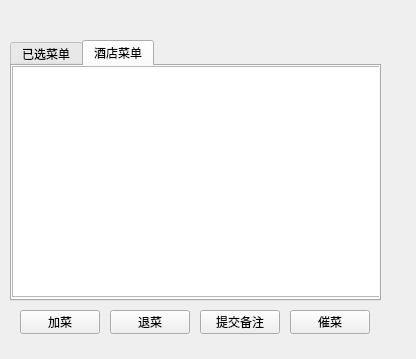
<?xml version="1.0" encoding="UTF-8"?>
<ui version="4.0">
 <class>Form1</class>
 <widget class="QWidget" name="Form1">
  <property name="geometry">
   <rect>
    <x>0</x>
    <y>0</y>
    <width>416</width>
    <height>359</height>
   </rect>
  </property>
  <property name="windowTitle">
   <string>Form</string>
  </property>
  <widget class="QTabWidget" name="tabWidget">
   <property name="geometry">
    <rect>
     <x>10</x>
     <y>40</y>
     <width>371</width>
     <height>261</height>
    </rect>
   </property>
   <property name="currentIndex">
    <number>1</number>
   </property>
   <widget class="QWidget" name="tab">
    <attribute name="title">
     <string>已选菜单</string>
    </attribute>
    <widget class="QTableWidget" name="tableWidget">
     <property name="geometry">
      <rect>
       <x>0</x>
       <y>0</y>
       <width>371</width>
       <height>231</height>
      </rect>
     </property>
     <attribute name="horizontalHeaderDefaultSectionSize">
      <number>90</number>
     </attribute>
    </widget>
   </widget>
   <widget class="QWidget" name="tab_2">
    <attribute name="title">
     <string>酒店菜单</string>
    </attribute>
    <widget class="QTableWidget" name="tableWidget_2">
     <property name="geometry">
      <rect>
       <x>0</x>
       <y>0</y>
       <width>371</width>
       <height>231</height>
      </rect>
     </property>
     <attribute name="horizontalHeaderDefaultSectionSize">
      <number>120</number>
     </attribute>
    </widget>
   </widget>
  </widget>
  <widget class="QPushButton" name="pushButton">
   <property name="geometry">
    <rect>
     <x>20</x>
     <y>310</y>
     <width>80</width>
     <height>24</height>
    </rect>
   </property>
   <property name="text">
    <string>加菜</string>
   </property>
  </widget>
  <widget class="QPushButton" name="pushButton_2">
   <property name="geometry">
    <rect>
     <x>110</x>
     <y>310</y>
     <width>80</width>
     <height>24</height>
    </rect>
   </property>
   <property name="text">
    <string>退菜</string>
   </property>
  </widget>
  <widget class="QPushButton" name="pushButton_3">
   <property name="geometry">
    <rect>
     <x>200</x>
     <y>310</y>
     <width>80</width>
     <height>24</height>
    </rect>
   </property>
   <property name="text">
    <string>提交备注</string>
   </property>
  </widget>
  <widget class="QPushButton" name="pushButton_4">
   <property name="geometry">
    <rect>
     <x>290</x>
     <y>310</y>
     <width>80</width>
     <height>24</height>
    </rect>
   </property>
   <property name="text">
    <string>催菜</string>
   </property>
  </widget>
  <widget class="QWidget" name="layoutWidget">
   <property name="geometry">
    <rect>
     <x>0</x>
     <y>10</y>
     <width>321</width>
     <height>22</height>
    </rect>
   </property>
   <layout class="QHBoxLayout" name="horizontalLayout">
    <item>
     <widget class="QLabel" name="label">
      <property name="text">
       <string/>
      </property>
     </widget>
    </item>
    <item>
     <spacer name="horizontalSpacer">
      <property name="orientation">
       <enum>Qt::Horizontal</enum>
      </property>
      <property name="sizeType">
       <enum>QSizePolicy::Fixed</enum>
      </property>
      <property name="sizeHint" stdset="0">
       <size>
        <width>40</width>
        <height>20</height>
       </size>
      </property>
     </spacer>
    </item>
    <item>
     <widget class="QLabel" name="label_2">
      <property name="text">
       <string/>
      </property>
     </widget>
    </item>
   </layout>
  </widget>
 </widget>
 <resources/>
 <connections/>
</ui>
